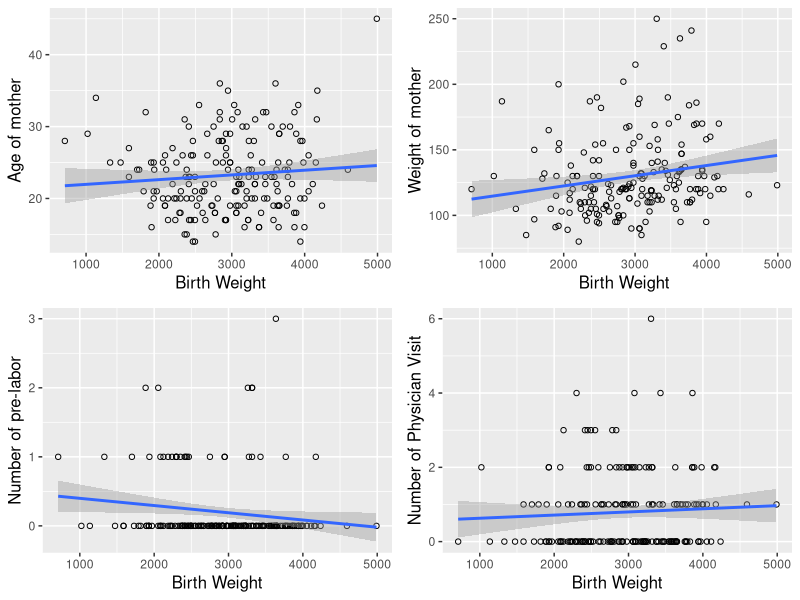
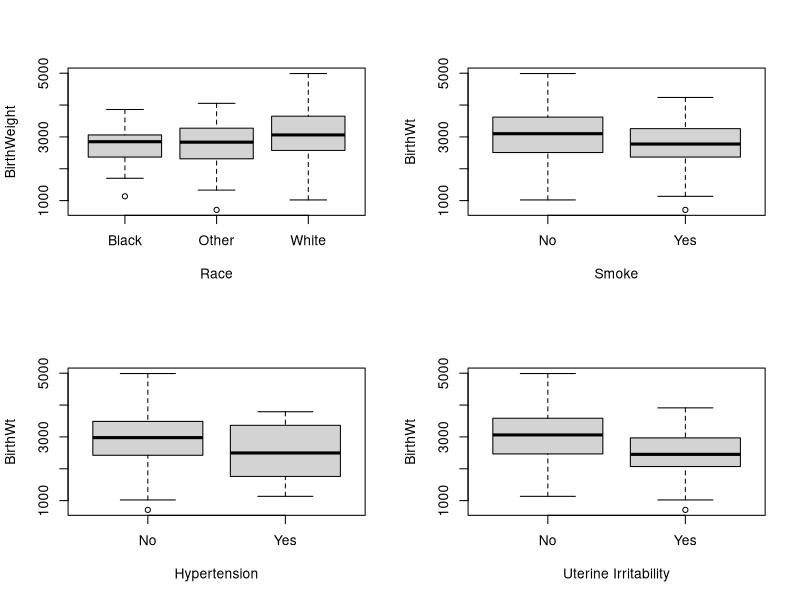

Generate these figures, in order, with R:
## ---- chunk 1
library(ggplot2)
library(gridExtra)
data_table = read.table('Birthweight.csv', header = T, sep = ',')
head(data_table)
## ---- chunk 2
p1 = ggplot(data = data_table, aes(x=BirthWt, y = Age))+geom_point(shape=1)+geom_smooth(method = 'lm')+xlab('Birth Weight')+ylab('Age of mother')+theme(axis.title = element_text(size=12))
p2 = ggplot(data = data_table, aes(x=BirthWt, y = MotherWt))+geom_point(shape=1)+geom_smooth(method = 'lm')+xlab('Birth Weight')+ylab('Weight of mother')+theme(axis.title = element_text(size=12))
p3 = ggplot(data = data_table, aes(x=BirthWt, y = NumPreLabor))+geom_point(shape=1)+geom_smooth(method = 'lm')+xlab('Birth Weight')+ylab('Number of pre-labor')+theme(axis.title = element_text(size=12))
p4 = ggplot(data = data_table, aes(x=BirthWt, y = NumPhysicianVt))+geom_point(shape=1)+geom_smooth(method = 'lm')+xlab('Birth Weight')+ylab('Number of Physician Visit')+theme(axis.title = element_text(size=12))
grid.arrange(p1,p2,p3,p4)

round(cor(data_table[c(1,2,3,6,9)]),2)

Cor_co1 = round(cor(data_table$BirthWt, data_table$Age),2)
Cor_co2 = round(cor(data_table$BirthWt, data_table$MotherWt),2)
Cor_co3 = round(cor(data_table$BirthWt, data_table$NumPreLabor),2)
Cor_co4 = round(cor(data_table$BirthWt, data_table$NumPhysicianVt),2)
## ---- chunk 3
par(mfrow=c(2,2))
boxplot(data_table$BirthWt~as.factor(data_table$Race),xlab="Race", ylab='BirthWeight')
boxplot(data_table$BirthWt~as.factor(data_table$Smoke), xlab="Smoke", ylab="BirthWt")
boxplot(data_table$BirthWt~as.factor(data_table$Hypertension), xlab="Hypertension", ylab="BirthWt")
boxplot(data_table$BirthWt~as.factor(data_table$UterineIrr), xlab="Uterine Irritability", ylab="BirthWt")

## ---- chunk 4
summary(aov(lm(data_table$BirthWt~data_table$Race)))
summary(aov(lm(data_table$BirthWt~data_table$Smoke)))
summary(aov(lm(data_table$BirthWt~data_table$Hypertension)))
summary(aov(lm(data_table$BirthWt~data_table$UterineIrr)))
## ---- chunk 5
model = lm(data_table$BirthWt~., data=data_table)
summary(model)
coef = round(model$coefficients,2)
## ---- chunk 6
confint(object = model,level = 0.95)
